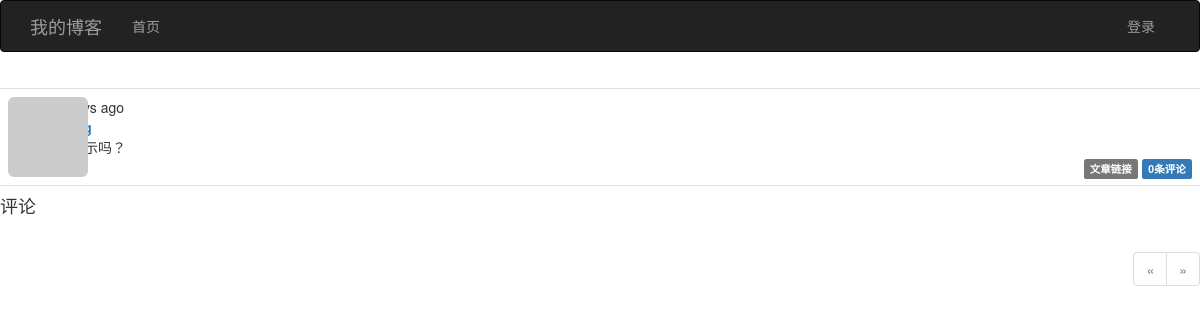
/post/1, run on an earlier commit of the app's database.
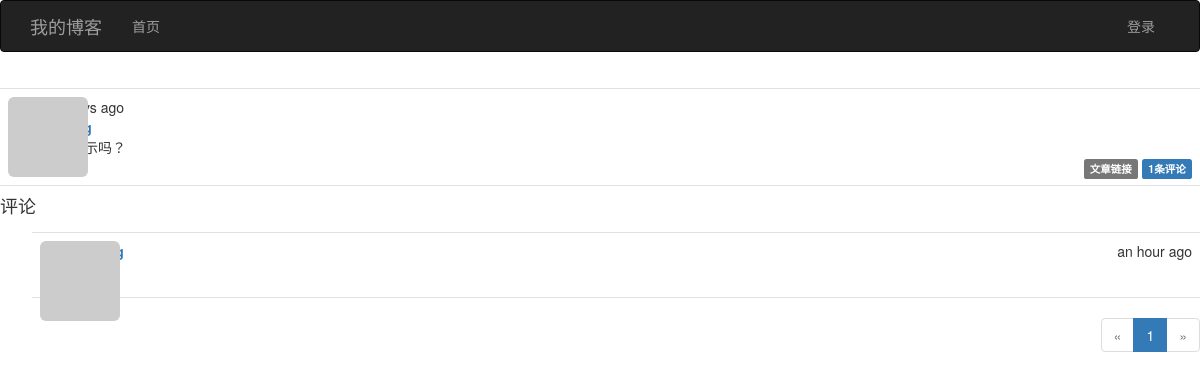
And on a later commit of the database.
### app/models.py (models this page shows, shortened)
class Post(db.Model):
    __tablename__ = 'posts'
    id = db.Column(db.Integer, primary_key=True)
    body = db.Column(db.Text)
    body_html = db.Column(db.Text)
    timestamp = db.Column(db.DateTime, index=True, default=datetime.utcnow)
    author_id = db.Column(db.Integer, db.ForeignKey('users.id'))
    comments = db.relationship('Comment', backref='post', lazy='dynamic')

class Comment(db.Model):
    __tablename__ = 'comments'
    id = db.Column(db.Integer, primary_key=True)
    body = db.Column(db.Text)
    body_html = db.Column(db.Text)
    timestamp = db.Column(db.DateTime, index=True, default=datetime.utcnow)
    disable = db.Column(db.Boolean)
    author_id = db.Column(db.Integer, db.ForeignKey('users.id'))
    post_id = db.Column(db.Integer, db.ForeignKey('posts.id'))

### app/main/views.py (the view, shortened to what this page needs)
@main.route('/post/<int:id>', methods=['GET', 'POST'])
def post(id):
    post = Post.query.get_or_404(id)
    form = CommentForm()
    page = request.args.get('page', 1, type=int)
    if page == -1:
        page = (post.comments.count() - 1)/ \
            current_app.config['BLOG_COMMENTS_PER_PAGE'] + 1
    pagination = post.comments.order_by(Comment.timestamp.asc()).paginate(
            page, per_page=current_app.config['BLOG_COMMENTS_PER_PAGE'],
            error_out=False)
    comments = pagination.items
    return render_template('post.html', posts=[post], form=form,
                           comments=comments, pagination=pagination)

### app/auth/views.py (called while the page is built)
@auth.before_app_request
def before_request():
    if current_user.is_authenticated:
        current_user.ping()
        if not current_user.confirmed \
            and request.endpoint \
            and request.endpoint[:5] != 'auth.' \
            and request.endpoint != 'static':
            return redirect(url_for('auth.unconfirmed'))

### app/main/__init__.py (called while the page is built)
@main.app_context_processor
def inject_permission():
    return dict(Permission=Permission)

### app/models.py (called while the page is built)
    def gravatar(self, size=100, default='identicon', rating='g'):
        if request.is_secure:
            url = 'http://secure.gravatar.com/avatar'
        else:
            url = 'http://www.gravatar.com/avatar'
        hash = self.avatar_hash or hashlib.md5(
            self.email.encode('utf-8')).hexdigest()
        return '{url}/{hash}?s={size}&d={default}&={rating}'.format(
            url=url, hash=hash, size=size, default=default, rating=rating)

    def can(self, permission):
        return False

    def is_administrator(self):
        return False

### app/templates/post.html (shortened to what this page needs)
{% extends "base.html" %}
{%  import "bootstrap/wtf.html" as wtf %}
{% import "_macros.html" as macros %}
{% block page_content %}
{% include '_posts.html' %}
<h4 id="comments">评论</h4>
{% include '_comments.html' %}
{% if pagination %}
<div class="pagination">
    {{ macros.pagination_widget(pagination, '.post',
            fragment='#comments', id = posts[0].id) }}
</div>
{% endif %}
{% endblock %}

### app/templates/_posts.html (shortened to what this page needs)
<ul class="posts">
    {% for post in posts %}
    <li class="post">
        <div class="profile-thumbnail">
            <a href="{{ url_for('.user', username=post.author.username) }}">
                <img class="img-rounded profile-thumbnail" src="{{ post.author.gravatar(size=40) }}">
            </a>
        </div>
        <div class="post-content">
            <div class="post-data">{{ moment(post.timestamp).fromNow() }}</div>
            <div class="post-author">
                <a href="{{ url_for('.user', username=post.author.username) }}">
                </a>
            </div>
            <div class="post-body">
                {% if post.body_html %}
                    {{ post.body_html | safe }}
                {% else %}
                    {{ post.body }}
                {% endif %}
            </div>
            <div class="post-footer">
                <a href="{{ url_for('.post', id=post.id) }}">
                    <span class="label label-default">文章链接</span>
                </a>
                <a href="{{ url_for('.post', id=post.id) }}#commnets">
                    <span class="label label-primary">
                        {{ post.comments.count() }}条评论
                    </span>
                </a>
            </div>
        </div>
    </li>
    {% endfor %}
</ul>

### app/templates/_comments.html (shortened to what this page needs)
<ul class="comments">
    {% for comment in comments %}
    <li class="comment">
        <div class="comment-thumbnail">
            <a href="{{ url_for('.user', username=comment.author.username) }}">
                <img class="img-rounded profile-thumbnail" src="{{ comment.author.gravatar(size=40) }}">
            </a>
        </div>
        <div class="comment-content">
            <div class="comment-date">{{ moment(comment.timestamp).fromNow() }}</div>
            <div class="comment-author"><a href="{{ url_for('.user', username=comment.author.username) }}">
            </a> </div>
            <div class="comment-body">
            </div>
        </div>
    </li>
    {% endfor %}
</ul>

What changed in the data, as far as the page shows it:
computed for Post "能显示吗？": comments.count "0" → "1"
added Comment: timestamp "an hour ago"
Also different on the page:
new list line: "1"
